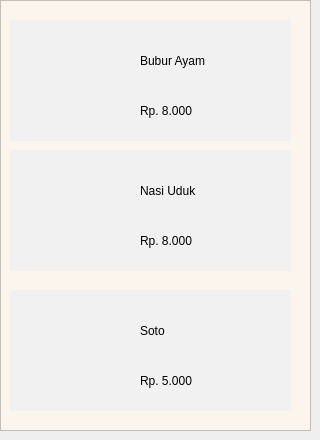
         <widget class="QWidget" name="tab_10">
          <attribute name="title">
           <string>Selasa</string>
          </attribute>
          <widget class="QFrame" name="frame_54">
           <property name="geometry">
            <rect>
             <x>0</x>
             <y>0</y>
             <width>311</width>
             <height>431</height>
            </rect>
           </property>
           <property name="styleSheet">
            <string notr="true">background-color: rgb(252, 245, 238);</string>
           </property>
           <property name="frameShape">
            <enum>QFrame::StyledPanel</enum>
           </property>
           <property name="frameShadow">
            <enum>QFrame::Raised</enum>
           </property>
           <widget class="QLabel" name="label_114">
            <property name="geometry">
             <rect>
              <x>10</x>
              <y>20</y>
              <width>281</width>
              <height>121</height>
             </rect>
            </property>
            <property name="styleSheet">
             <string notr="true">background-color: rgb(241, 241, 241);</string>
            </property>
            <property name="text">
             <string/>
            </property>
           </widget>
           <widget class="QLabel" name="label_115">
            <property name="geometry">
             <rect>
              <x>10</x>
              <y>150</y>
              <width>281</width>
              <height>121</height>
             </rect>
            </property>
            <property name="styleSheet">
             <string notr="true">background-color: rgb(241, 241, 241);</string>
            </property>
            <property name="text">
             <string/>
            </property>
           </widget>
           <widget class="QLabel" name="label_116">
            <property name="geometry">
             <rect>
              <x>10</x>
              <y>290</y>
              <width>281</width>
              <height>121</height>
             </rect>
            </property>
            <property name="styleSheet">
             <string notr="true">background-color: rgb(241, 241, 241);</string>
            </property>
            <property name="text">
             <string/>
            </property>
           </widget>
           <widget class="QLabel" name="label_117">
            <property name="geometry">
             <rect>
              <x>140</x>
              <y>50</y>
              <width>91</width>
              <height>21</height>
             </rect>
            </property>
            <property name="styleSheet">
             <string notr="true">background-color: transparent;</string>
            </property>
            <property name="text">
             <string>Bubur Ayam</string>
            </property>
           </widget>
           <widget class="QLabel" name="label_118">
            <property name="geometry">
             <rect>
              <x>140</x>
              <y>100</y>
              <width>91</width>
              <height>21</height>
             </rect>
            </property>
            <property name="styleSheet">
             <string notr="true">background-color: transparent;</string>
            </property>
            <property name="text">
             <string>Rp. 8.000</string>
            </property>
           </widget>
           <widget class="QLabel" name="label_119">
            <property name="geometry">
             <rect>
              <x>140</x>
              <y>230</y>
              <width>91</width>
              <height>21</height>
             </rect>
            </property>
            <property name="styleSheet">
             <string notr="true">background-color: transparent;</string>
            </property>
            <property name="text">
             <string>Rp. 8.000</string>
            </property>
           </widget>
           <widget class="QLabel" name="label_120">
            <property name="geometry">
             <rect>
              <x>140</x>
              <y>180</y>
              <width>91</width>
              <height>21</height>
             </rect>
            </property>
            <property name="styleSheet">
             <string notr="true">background-color: transparent;</string>
            </property>
            <property name="text">
             <string>Nasi Uduk</string>
            </property>
           </widget>
           <widget class="QLabel" name="label_121">
            <property name="geometry">
             <rect>
              <x>140</x>
              <y>370</y>
              <width>91</width>
              <height>21</height>
             </rect>
            </property>
            <property name="styleSheet">
             <string notr="true">background-color: transparent;</string>
            </property>
            <property name="text">
             <string>Rp. 5.000</string>
            </property>
           </widget>
           <widget class="QLabel" name="label_122">
            <property name="geometry">
             <rect>
              <x>140</x>
              <y>320</y>
              <width>91</width>
              <height>21</height>
             </rect>
            </property>
            <property name="styleSheet">
             <string notr="true">background-color: transparent;</string>
            </property>
            <property name="text">
             <string>Soto</string>
            </property>
           </widget>
          </widget>
         </widget>
